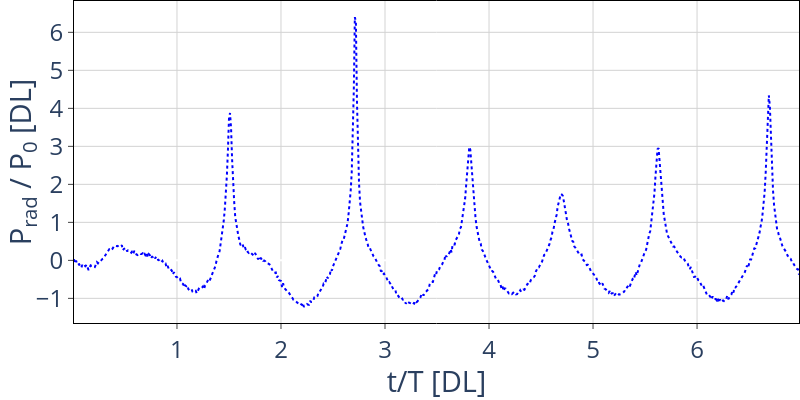

Write notebook code for a chart like this one.
### Code cell
from itertools import cycle, islice
lines = ['dot', 'dashdot', 'solid','dot', 'dash',  'longdash','longdashdot']
colours = ['blue','red','black','cyan','green']
linestyles = cycle(lines)
colournames = cycle(colours)
fig_ae = go.Figure()
# for i in range(2):
#     fig.add_trace( 
#         go.Scatter(x=data_t_trimmed_tuples[i][1]/period, y=data_t_tuples[i][0], line=dict(dash=dash_ops[i]), name=Rinit_list[i])
#     )

for i in range(n_cases):
    fig_ae.add_trace( 
        go.Scatter(x=results_df[i]['t_data_truncated']/period, y=results_df[i]['data_truncated'], 
                   line=dict(dash=next(linestyles),color=next(colournames)), name=results_df[i]['legend'])
    )
    
fig_ae.update_layout(
    height=Fig_Height,
    width=Fig_Width,
    font_size=Font_Size,
    xaxis=dict(title="t/T [DL]",tickfont = dict(size=Tick_Size)),
    yaxis=dict(title="P<sub>rad</sub> / P<sub>0</sub> [DL]",tickfont = dict(size=Tick_Size)),
    plot_bgcolor='white',
    legend=dict(
        x=0.0,
        y=1,
        traceorder='normal',
        font=dict(size=Font_Size,),
    ),
    legend_title=None,
    margin=go.layout.Margin(
        l=0, #left margin
        r=0, #right margin
        b=0, #bottom margin
        t=0  #top margin
    )
)
fig_ae.update_xaxes(
    mirror=True,
    ticks='outside',
    showline=True,
    linecolor='black',
    gridcolor='lightgrey'
)
fig_ae.update_yaxes(
    mirror=True,
    ticks='outside',
    showline=True,
    linecolor='black',
    gridcolor='lightgrey'
)
fig_ae.show()

if savefig_flag:
    print("figure name: " + "GA_calculated_emissions_"+result_id)
    save_figure(fig_ae, "GA_calculated_emissions_"+result_id, folder_path)

### Figure 1 — Plotly figure (JSON) as saved in the notebook; plotly's stock layout.template omitted (floating-point values rounded to 4 significant figures; data arrays with more than 128 entries replaced by an {"elided": "..."} marker saying what was removed)
{"data": [{"line": {"color": "blue", "dash": "dot"}, "name": "R0 3.4um", "type": "scatter", "x": {"elided": "698 float values"}, "y": {"elided": "698 float values"}}], "layout": {"font": {"size": 24}, "height": 400, "legend": {"font": {"size": 24}, "title": {}, "traceorder": "normal", "x": 0, "y": 1}, "margin": {"b": 0, "l": 0, "r": 0, "t": 0}, "plot_bgcolor": "white", "width": 800, "xaxis": {"gridcolor": "lightgrey", "linecolor": "black", "mirror": true, "showline": true, "tickfont": {"size": 24}, "ticks": "outside", "title": {"text": "t/T [DL]"}}, "yaxis": {"gridcolor": "lightgrey", "linecolor": "black", "mirror": true, "showline": true, "tickfont": {"size": 24}, "ticks": "outside", "title": {"text": "P<sub>rad</sub> / P<sub>0</sub> [DL]"}}}}
